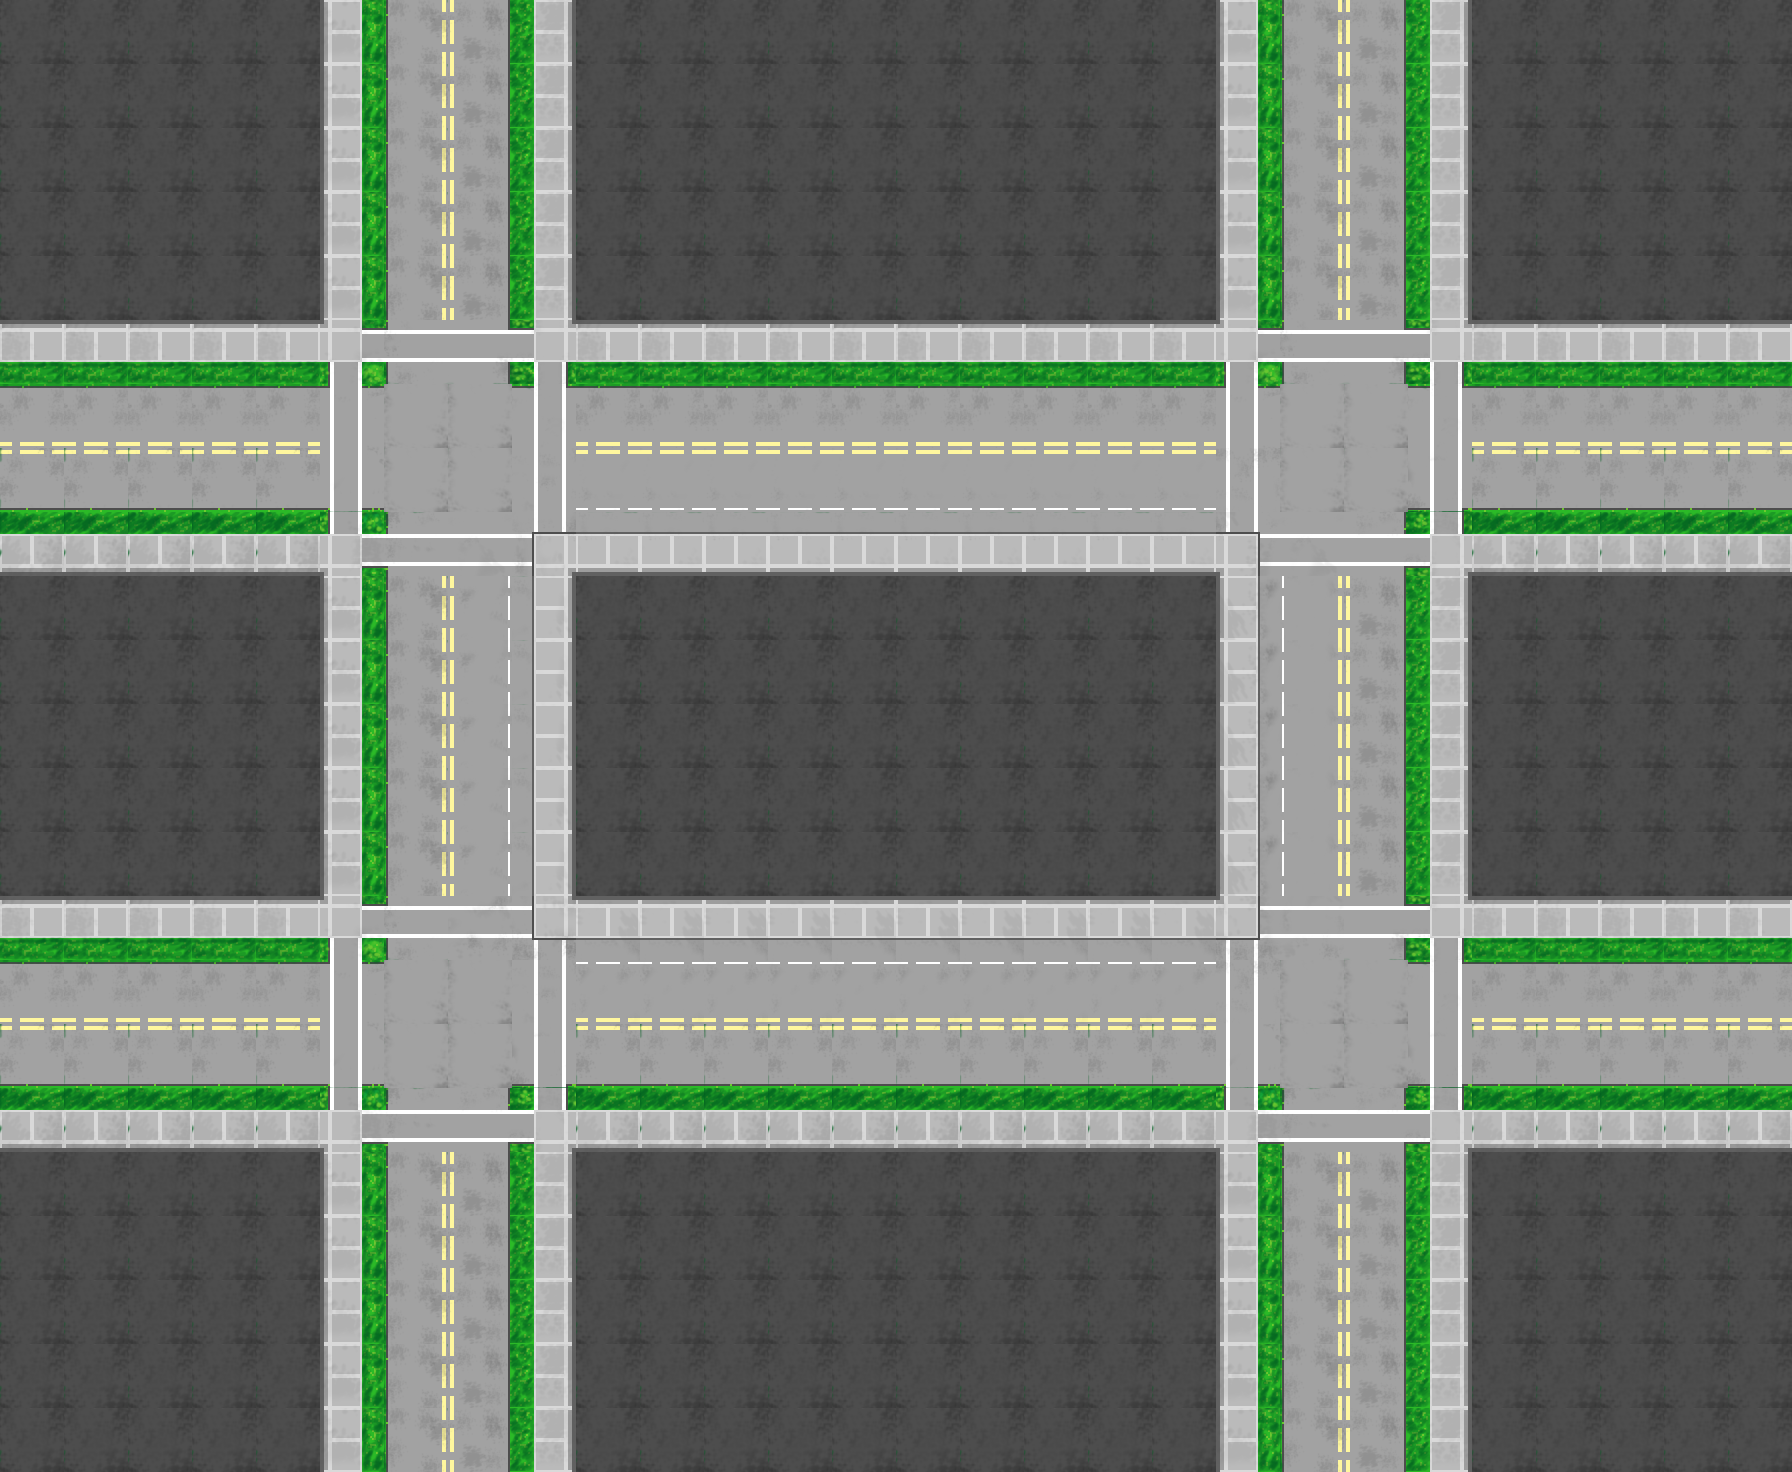

This is a level from a 2D game, rendered from its Tiled map with the project's own tilesets. A one-line summary and the map file follow, with tile-layer data summarised:
An orthogonal 28x23 tile map with 64x64 px tiles, 2 tile layers (Background, ForeGround).

<map version="1.0" orientation="orthogonal" renderorder="right-down" width="28" height="23" tilewidth="64" tileheight="64" nextobjectid="1">
 <tileset firstgid="1" name="CityTileset64" tilewidth="64" tileheight="64" tilecount="100" columns="10">
  <image source="CityTileset64.png" width="640" height="640" />
 </tileset>
 <layer name="Background" width="28" height="23">
  <data>[644 cells, 0 non-empty, 0 distinct tile ids]</data>
 </layer>
 <layer name="ForeGround" width="28" height="23">
  <data>[644 cells, 644 non-empty, 39 distinct tile ids]</data>
 </layer>
</map>
